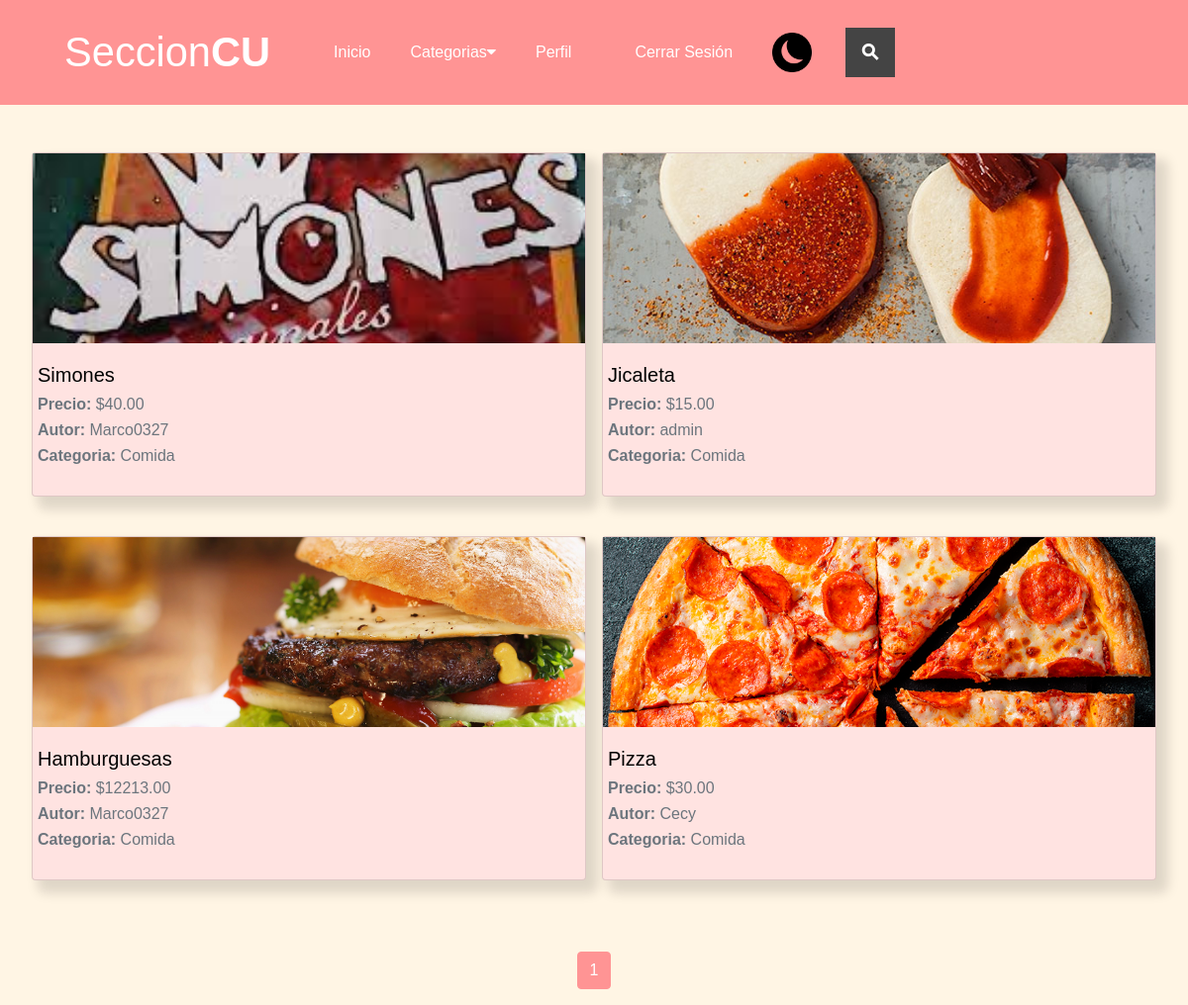
Page /publicaciones/categoria/1/ (signed in) on the earlier database version.
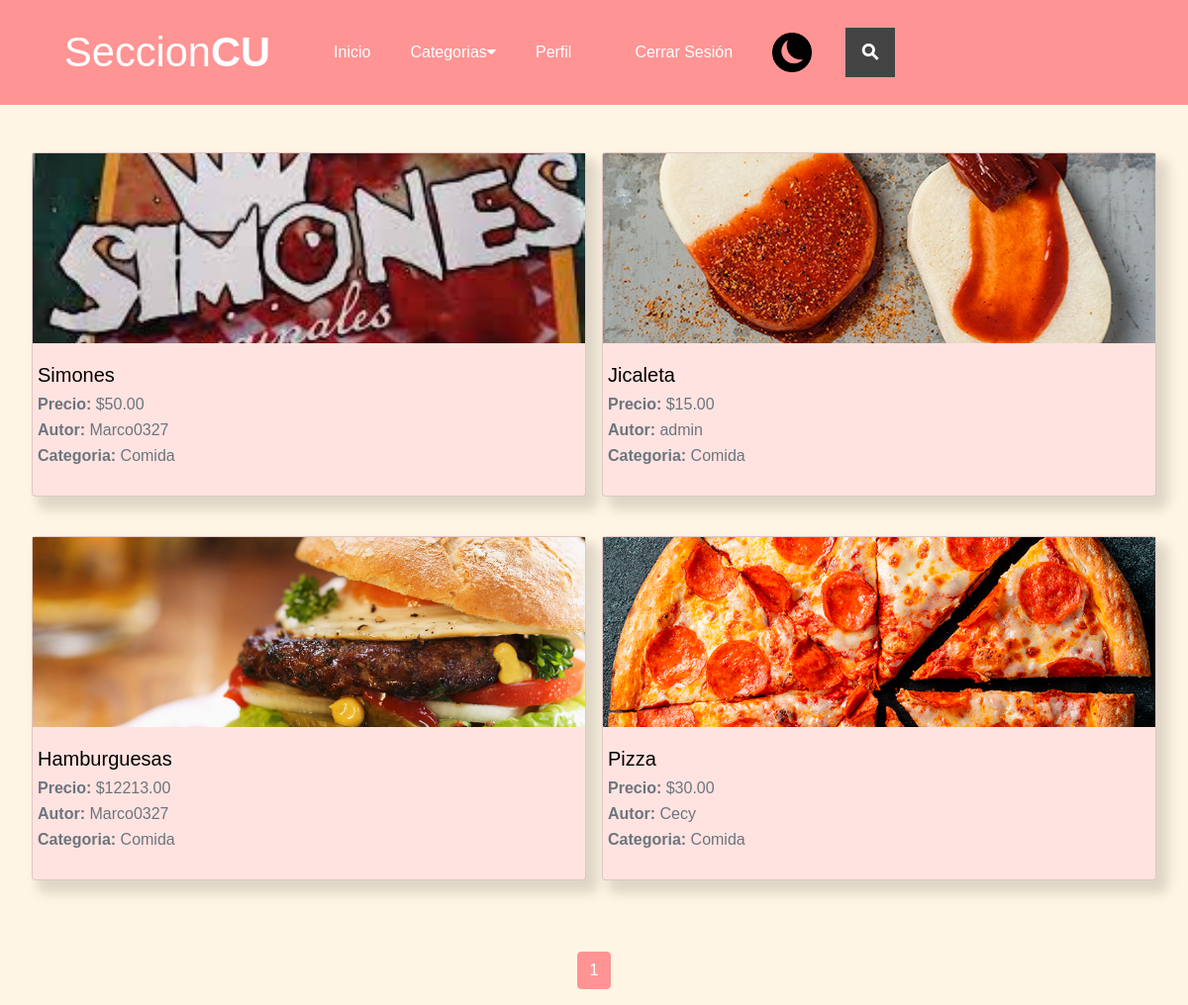
Same page on the later database version.
### publicaciones/models.py (models this page shows, shortened)
class Publicaciones(models.Model):
    titulo = models.CharField(max_length=50)
    descripcion = models.CharField(max_length=200)
    imagen =  models.ImageField(upload_to='publicaciones', null=True, blank=True)
    estado = models.BooleanField(default=True)
    autor = models.ForeignKey(User, on_delete=models.CASCADE)
    precio = models.DecimalField(max_digits=10, decimal_places=2)
    categoria = models.ForeignKey(Categoria, on_delete=models.CASCADE)
    created = models.DateField(auto_now_add=True)
    updated = models.DateField(auto_now_add=True)
    class Meta:
        verbose_name='publicacion'
        verbose_name_plural = 'publicaciones'

class Categoria(models.Model):
    nombre = models.CharField(max_length=50)
    created = models.DateField(auto_now_add=True)
    updated = models.DateField(auto_now_add=True)
    class Meta:
        verbose_name='categoria'
        verbose_name_plural = 'categorias'
    def __str__(self):
        return self.nombre

### autentificacion/models.py (models this page shows)
class User(AbstractUser):
    email = models.EmailField(
        verbose_name='email address',
        max_length=255,
        unique=True,
    )
    username = models.CharField(max_length=100, unique=False)
    birthdate = models.DateField(null=True, blank=True)
    phone = models.CharField(max_length=10, null=True, blank=True)
    address = models.CharField(max_length=200, null=True, blank=True)
    photo = models.ImageField(upload_to='autentificacion', null=True, blank=True)
    career = models.CharField(max_length=30,null=True, blank=True)
    created = models.DateField(auto_now_add=True)
    USERNAME_FIELD = 'email'
    REQUIRED_FIELDS = ['username']
    def __str__(self):
        return self.username

### publicaciones/views.py (the view)
# urls.py: path("categoria/<int:categoria_id>/", views.categoria, name="categoria"),
@login_required
def categoria(request, categoria_id):
    categorias = Categoria.objects.all()
    categoria = Categoria.objects.get(id=categoria_id)
    publicaciones_all = Publicaciones.objects.filter(categoria=categoria, estado = True).order_by("-created")
    paginator = Paginator(publicaciones_all, 6)
    page_number = request.GET.get('page')
    publicaciones = paginator.get_page(page_number)
    return render(request, "publicaciones/home.html", {"publicaciones" : publicaciones, "categorias" : categorias})

### publicaciones/templates/publicaciones/home.html (shortened to what this page needs)
{% extends 'publicaciones/nav.html' %}
{% load static %}
{%block content%}
    <div class="publicaciones-2">
        {%for publicacion in publicaciones%}
        <a href="{%url 'publicacion' publicacion.id%}">
        <div class="card mb-4 sombreado">
            <div class="row g-0">
                <div class="col-md-perfil">
                    {% if publicacion.imagen %}
                    <img class="img-publi" src="{{publicacion.imagen.url}}" class="card-img-top">
                    {%else%}
                    <img class="img-publi" src="{% static 'publicaciones/img/sin_imagen.png' %}"class="card-img-top">
                    {% endif %}
                </div>
              <div class="col-md-perfil2">
                <div class="card-body">
                    <h5 class="card-title"> {{publicacion.titulo}}</h5>
                    <p class="card-subtitle mb-2 text-muted"><span class="span-card">Precio:</span> ${{publicacion.precio}}</p>
                    <p class="card-subtitle mb-2 text-muted"><span class="span-card">Autor:</span> {{publicacion.autor}}</p>
                    <p class="card-subtitle mb-2 text-muted"><span class="span-card">Categoria:</span> {{publicacion.categoria}}</p>
                </div>
              </div>
            </div>
        </div>
        </a>
        {%endfor%}
    </div>
{% include "publicaciones/paginacion_publicaciones.html" with page_obj=publicaciones  %}
{%endblock%}

### publicaciones/templates/publicaciones/nav.html (shortened to what this page needs)
<!DOCTYPE html>
<html lang="en">
  <head>
    {% load static %}
    <link rel="stylesheet" href="https://stackpath.bootstrapcdn.com/bootstrap/4.3.1/css/bootstrap.min.css">
    <link href="{% static 'publicaciones/assets/css/header.css' %}" rel="stylesheet">
    <link href="{% static 'publicaciones/assets/css/publicaciones.css' %}" rel="stylesheet">
    <link href="{% static 'publicaciones/assets/css/queries.css' %}" rel="stylesheet">
    <link href="{% static 'publicaciones/assets/css/perfil.css' %}" rel="stylesheet">
    <link href="{% static 'publicaciones/assets/css/config.css' %}" rel="stylesheet">
    <link href="{% static 'publicaciones/assets/css/login-Registro.css' %}" rel="stylesheet">
    <link href="{% static 'publicaciones/assets/css/dark-mode.css' %}" rel="stylesheet">
    <link href="{% static 'publicaciones/assets/css/crear_publicacion.css' %}" rel="stylesheet">
    <link href="{% static 'publicaciones/assets/css/ranking.css' %}" rel="stylesheet">
    <link rel="stylesheet" href="https://cdnjs.cloudflare.com/ajax/libs/font-awesome/4.7.0/css/font-awesome.min.css">
  </head>
  <body>
    <nav class="navbar navbar-expand-menu navbar-light bg-nav row row-cols-auto">
      <a class="navbar-brand" href="{% url 'home'%}">
        <a href="{% url 'home'%}" class="logo">Seccion<span>CU</span></a>
      </a>
      <div class="collapse navbar-collapse offset-1" id="opciones">
        <ul class="navbar-nav ">
          <li class="nav-item">
            <a class="nav-link" href="{% url 'home'%}">Inicio</a>
          </li>
          <div class="subnav">
            <button class="subnavbtn">Categorias<i class="fa fa-caret-down"></i></button>
          </div>
          <li class="nav-item">
            <a class="nav-link" href="{% url 'perfil'%}">Perfil</a>
          </li>
          <li class="nav-item">
            <a class="nav-link" href="{% url 'logout'%}">Cerrar Sesión</a>
          </li>
        </ul>
        <div class="nav-btn" id="dark-mode-toggle">
          <img class="dark-mode-button icono-dark" src="{% static 'publicaciones/assets/images/moon.png' %}">
        </div>
        <div class="search-container">
          <form action="{% url 'busqueda'%}" method="get">
            <label class="button searchbutton" for="searchleft"><span class="mglass">&#9906;</span></label>
          </form>
        </div>
      </div>
    </nav>
    {% block content%}
    {% endblock%}
  </body>
</html>

### publicaciones/templates/publicaciones/paginacion_publicaciones.html (shortened to what this page needs)
<nav aria-label="Page navigation example">
    <ul class="pagination justify-content-center mt-5">
          {% for i in page_obj.paginator.page_range %}
              {% if i == page_obj.number %}
                  <li class="page-item active paginacion">
                      <a class="page-link" href="#">{{ i }}</a>
                  </li>
              {% else %}
                  <li class="page-item paginacion">
                      <a class="page-link" href="?page={{ i }}">{{ i }}</a>
                  </li>
              {% endif %}
          {% endfor %}
    </ul>
  </nav>

### publicaciones/static/publicaciones/assets/css/header.css (style rules this page uses)
.subnav { float: left; overflow: hidden; }
.navbar-nav { gap: 1rem; }
.subnav .subnavbtn { font-size: 16px; border: none; outline: none; color: white; padding: 14px 0; background-color: inherit; font-family: inherit; margin: 0; }
.offset-1 { margin-left: 1.5rem !important; }
@media (min-width: 921px) { .navbar-expand-menu { -ms-flex-flow: row nowrap; flex-flow: row nowrap; -ms-flex-pack: start; justify-content: flex-start; } }
@media (min-width: 921px) { .navbar-expand-menu .navbar-collapse { display: -ms-flexbox!important; display: flex!important; gap: 1rem; -ms-flex-preferred-size: auto; flex-basis: auto; } }
@media (min-width: 921px) { .navbar-expand-menu .navbar-nav { -ms-flex-direction: row; flex-direction: row; } }
@media (min-width:601px) { .navbar .logo { font-size: 2.6rem !important; } }
.logo { display: flex; justify-content: center; align-items: center; text-decoration: none; color: white; font-size: 2rem; }
.bg-nav { background-color: #FF9494; }
span { font-weight: bold; }
body { font-family: sans-serif; background-color: #FFF5E4; }
.button { display: inline-block; margin: 4px 2px; background-color: #444; font-size: 14px; padding-left: 32px; padding-right: 32px; height: 50px; line-height: 50px; text-align: center; color: white; text-decoration: none; cursor: pointer; -moz-user-select: none; -khtml-user-select: none; -webkit-user-select: none; -ms-user-select: none; user-select: none; }
.search-container { position: relative; display: inline-block; margin: 4px 2px; height: 50px; width: 50px; vertical-align: bottom; }
.mglass { display: inline-block; pointer-events: none; -webkit-transform: rotate(-45deg); -moz-transform: rotate(-45deg); -o-transform: rotate(-45deg); -ms-transform: rotate(-45deg); }
.searchbutton { position: absolute; font-size: 22px; width: 100%; margin: 0; padding: 0; }

### publicaciones/static/publicaciones/assets/css/publicaciones.css (style rules this page uses)
.publicaciones-2 { display: grid; grid-template-columns: repeat(2, 1fr); gap: 2rem; margin: 3rem 2rem 0 2rem; }
.card-title { color: rgb(0, 0, 0); }
.card { background-color: #FFE3E1; }
.nav-link { color: white !important; }
.page-link { color: #FF9494; }
.sombreado { box-shadow: 9px 10px 12px 3px rgba(0,0,0,0.13); -webkit-box-shadow: 9px 10px 12px 3px rgba(0,0,0,0.13); -moz-box-shadow: 9px 10px 12px 3px rgba(0,0,0,0.13); }
.page-item.active .page-link { background-color: #FF9494; border-color: #FF9494; }
.paginacion { margin: 0 .5rem; border-radius: 12px; }
.img-publi { width: 100%; height: 12rem; object-fit: cover; }
.span-card { font-weight: bold; }
@media (min-width:600px) and (max-width: 1279px) { .publicaciones-2 { display: grid; grid-template-columns: repeat(2, 1fr); gap: 1rem; margin: 3rem 2rem 0 2rem; } }
@media (min-width:600px) and (max-width: 1279px) { .publicaciones-2 .g-0 { display: flex; flex-direction: column; } }

### publicaciones/static/publicaciones/assets/css/queries.css (style rules this page uses)
@media (min-width: 1080px) { .nav-link { margin: 0 1.5rem; } }

### publicaciones/static/publicaciones/assets/css/perfil.css (style rules this page uses)
.col-md-perfil { position: relative; width: 100%; padding-right: 15px; padding-left: 15px; }
.col-md-perfil2 { -ms-flex: 0 0 66.666667%; flex: 0 0 66.666667%; }

### publicaciones/static/publicaciones/assets/css/dark-mode.css (style rules this page uses)
.dark-mode-button { height: 2.5rem; width: 2.5rem; margin-right: 1rem; }

### publicaciones/templates/publicaciones/nav.html (style rules this page uses)
.navbar a { float: left; font-size: 16px; color: white; text-align: center; padding: 14px 16px; text-decoration: none; }

### publicaciones/templates/publicaciones/home.html (style rules this page uses)
img { width: 20%; }
a { text-decoration: none!important; }

Differences in the rows shown:
changed Publicaciones "Simones": precio "40.00" → "50.00"
